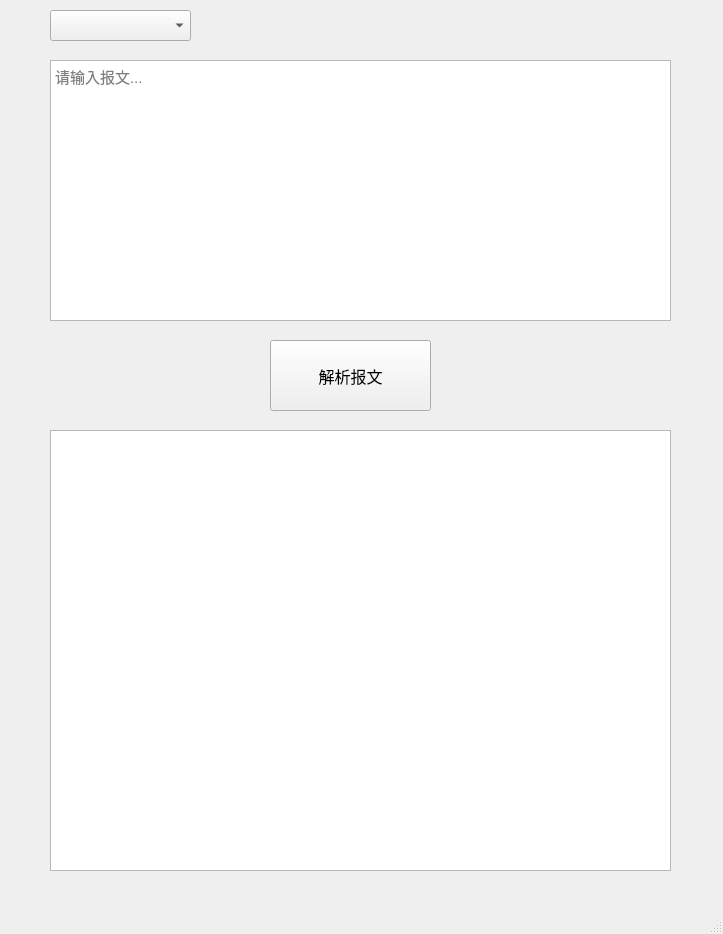
<?xml version="1.0" encoding="UTF-8"?>
<ui version="4.0">
 <class>MainWindow</class>
 <widget class="QMainWindow" name="MainWindow">
  <property name="geometry">
   <rect>
    <x>0</x>
    <y>0</y>
    <width>723</width>
    <height>934</height>
   </rect>
  </property>
  <property name="windowTitle">
   <string>MainWindow</string>
  </property>
  <property name="documentMode">
   <bool>false</bool>
  </property>
  <widget class="QWidget" name="centralwidget">
   <widget class="QTextEdit" name="shuchukuang">
    <property name="geometry">
     <rect>
      <x>50</x>
      <y>430</y>
      <width>621</width>
      <height>441</height>
     </rect>
    </property>
    <property name="font">
     <font>
      <pointsize>11</pointsize>
     </font>
    </property>
    <property name="readOnly">
     <bool>true</bool>
    </property>
    <property name="placeholderText">
     <string/>
    </property>
   </widget>
   <widget class="QTextEdit" name="shurukuang">
    <property name="geometry">
     <rect>
      <x>50</x>
      <y>60</y>
      <width>621</width>
      <height>261</height>
     </rect>
    </property>
    <property name="font">
     <font>
      <pointsize>11</pointsize>
     </font>
    </property>
    <property name="placeholderText">
     <string>请输入报文...</string>
    </property>
   </widget>
   <widget class="QPushButton" name="pushButton">
    <property name="geometry">
     <rect>
      <x>270</x>
      <y>340</y>
      <width>161</width>
      <height>71</height>
     </rect>
    </property>
    <property name="font">
     <font>
      <pointsize>12</pointsize>
     </font>
    </property>
    <property name="text">
     <string>解析报文</string>
    </property>
    <property name="icon">
     <iconset>
      <normaloff>蔡徐坤-copy.png</normaloff>蔡徐坤-copy.png</iconset>
    </property>
    <property name="iconSize">
     <size>
      <width>40</width>
      <height>40</height>
     </size>
    </property>
    <property name="autoRepeatInterval">
     <number>100</number>
    </property>
    <property name="autoDefault">
     <bool>true</bool>
    </property>
   </widget>
   <widget class="QComboBox" name="comboBox">
    <property name="geometry">
     <rect>
      <x>50</x>
      <y>10</y>
      <width>141</width>
      <height>31</height>
     </rect>
    </property>
    <property name="styleSheet">
     <string notr="true">font: 12pt &quot;新宋体&quot;;</string>
    </property>
    <property name="editable">
     <bool>false</bool>
    </property>
    <property name="placeholderText">
     <string>选择规约类型</string>
    </property>
    <item>
     <property name="text">
      <string>GB104</string>
     </property>
    </item>
    <item>
     <property name="text">
      <string>GB101(平衡)</string>
     </property>
    </item>
    <item>
     <property name="text">
      <string>GB101(非平衡)</string>
     </property>
    </item>
   </widget>
  </widget>
  <widget class="QMenuBar" name="menubar">
   <property name="geometry">
    <rect>
     <x>0</x>
     <y>0</y>
     <width>723</width>
     <height>26</height>
    </rect>
   </property>
  </widget>
  <widget class="QStatusBar" name="statusbar"/>
 </widget>
 <resources/>
 <connections/>
</ui>
